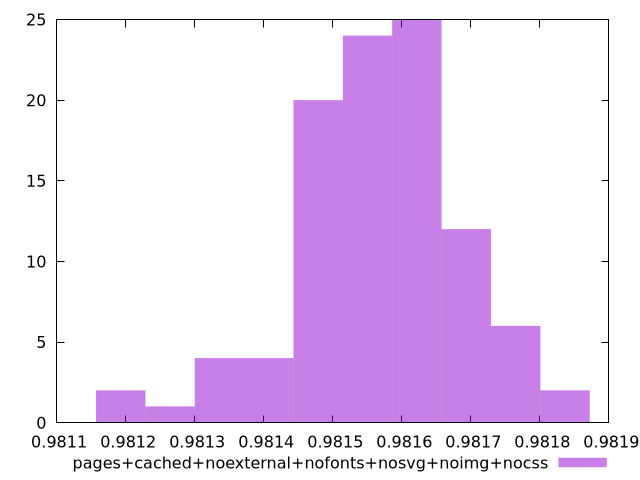

This chart was generated by the following gnuplot code:
$_pagesCachedNoexternalNofontsNosvgNoimgNocss <<EOF
0.981621910237428 25
0.981550405144899 24
0.98147890005237 20
0.9816934153299569 12
0.9817649204224859 6
0.9818364255150148 2
0.9813358898673121 4
0.9814073949598411 4
0.9812643847747833 1
0.9811928796822543 2
EOF
set key outside below
set terminal pngcairo
set output "report_00005_2020-11-02T22-26-11.212Z/first-contentful-paint/pages+cached+noexternal+nofonts+nosvg+noimg+nocss//hist.png"
set yrange [0:25]
set boxwidth 0.00007150509252895017
set style fill transparent solid 0.5 noborder
plot $_pagesCachedNoexternalNofontsNosvgNoimgNocss title "pages+cached+noexternal+nofonts+nosvg+noimg+nocss" with boxes ,
